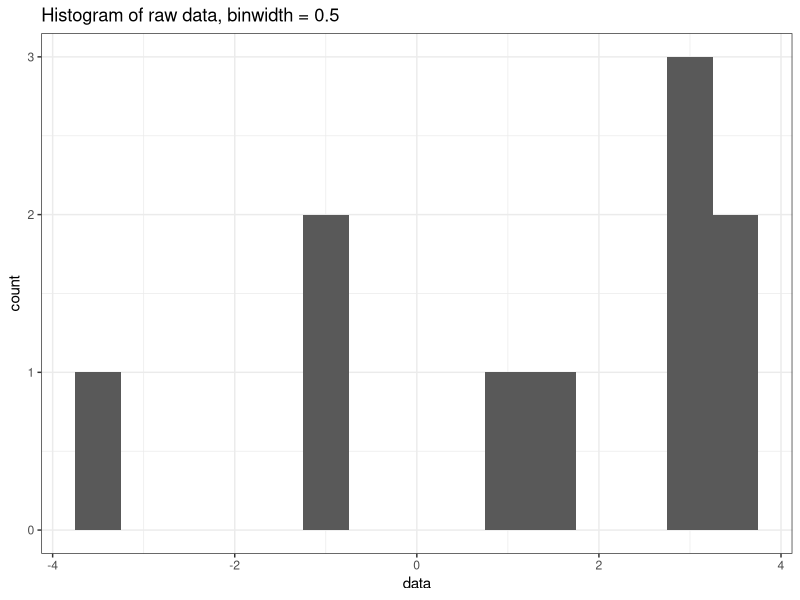
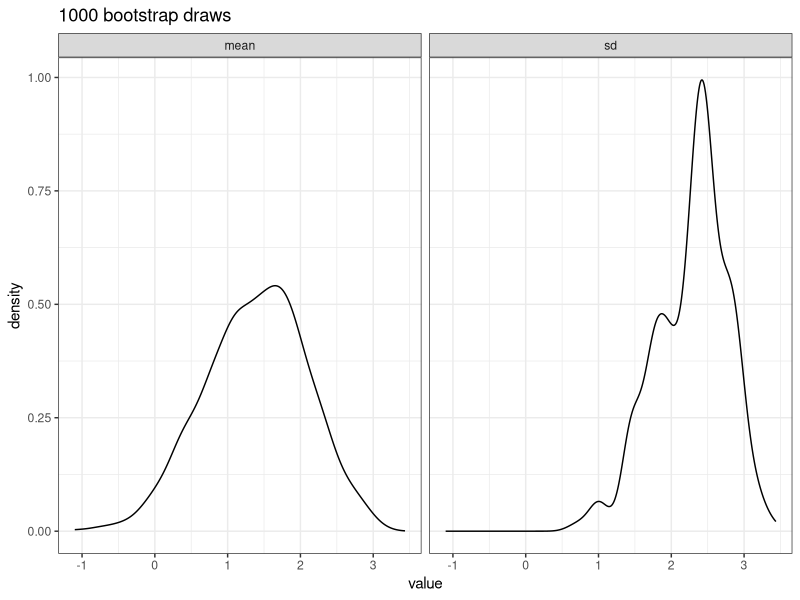
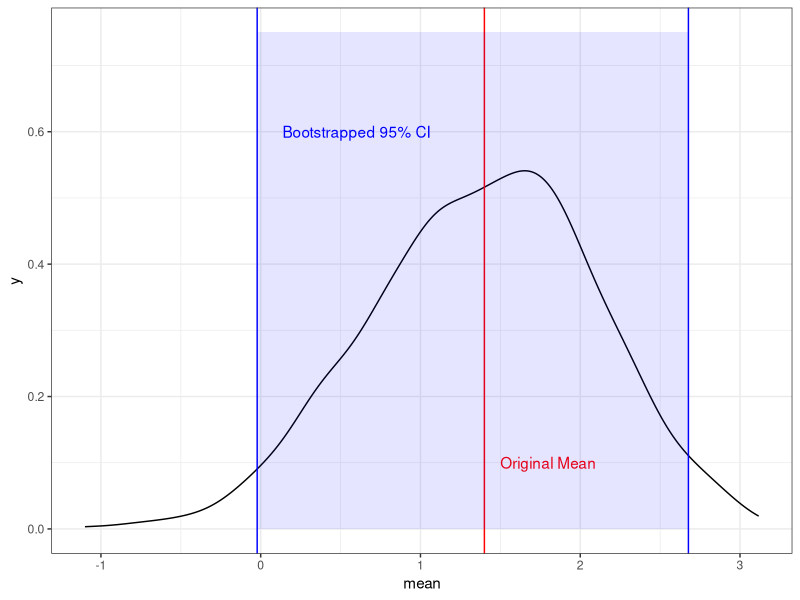
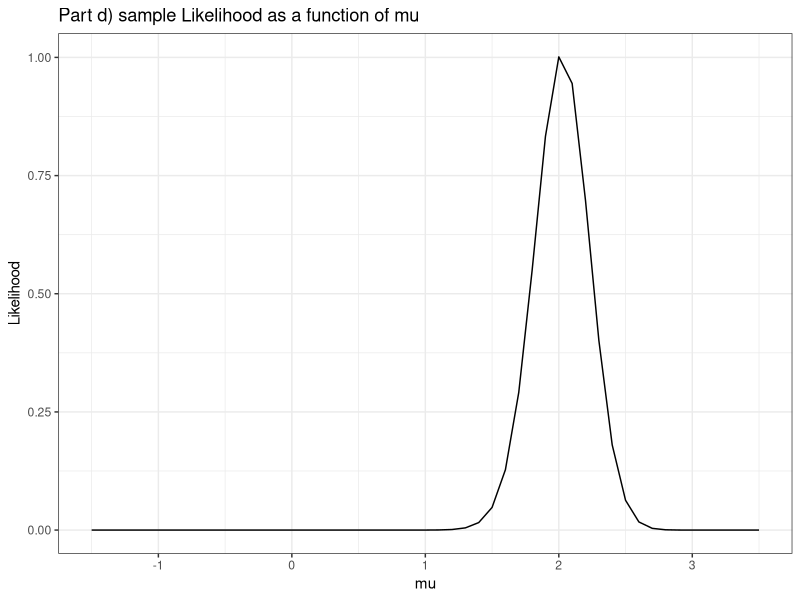
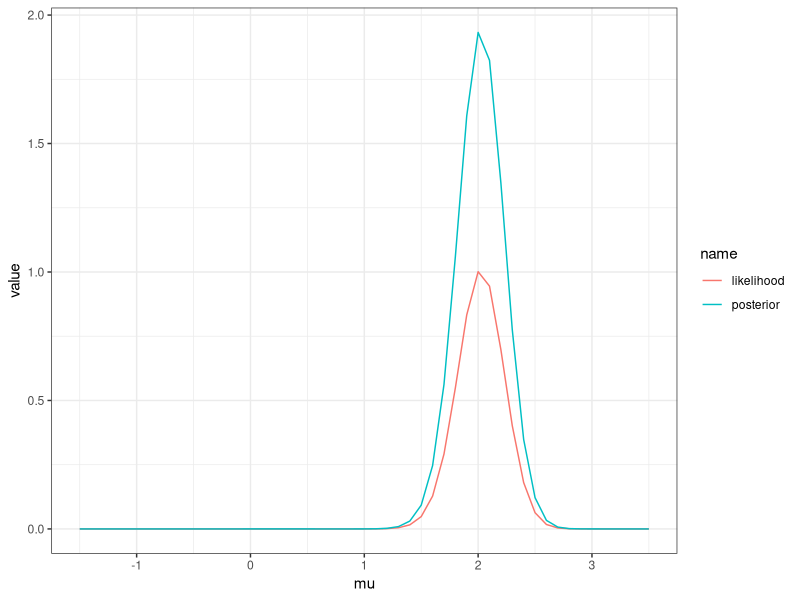
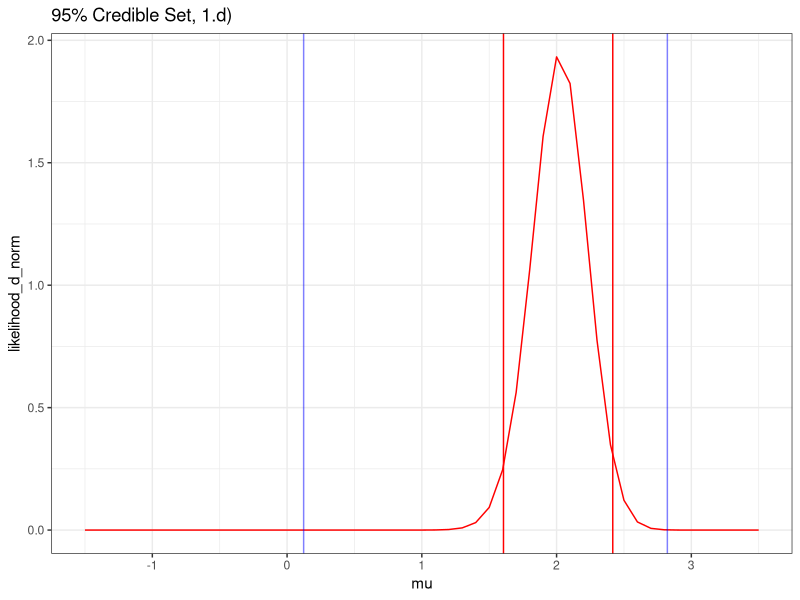
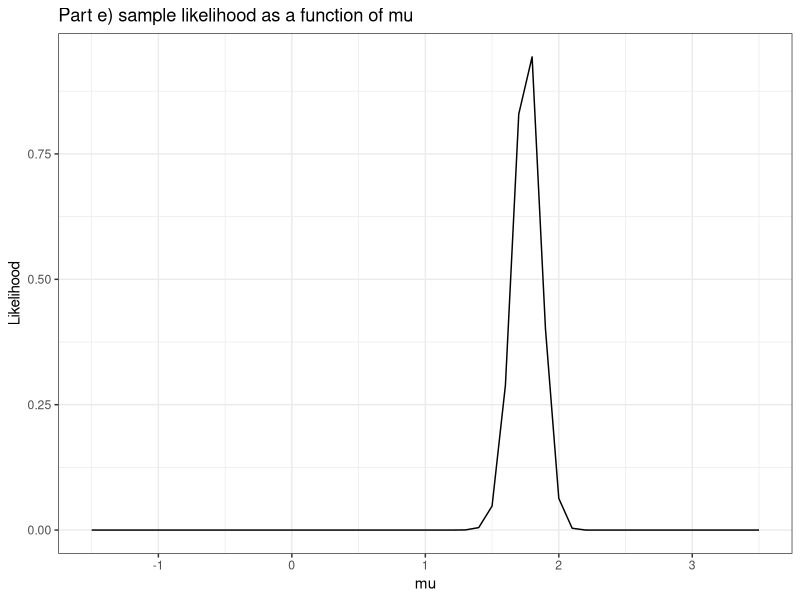

These figures' R source, in order:
## ---- chunk 1
knitr::opts_chunk$set(fig.width=4.5, fig.height=3.5, fig.align = "center") 
rm(list = ls())
library(dplyr, warn.conflicts = FALSE)   # data manipulation, piping
library(ggplot2, warn.conflicts = FALSE) # nice plots
library(purrr, warn.conflicts = FALSE)   # nice loops
library(tidyr, warn.conflicts = FALSE)   # reshaping function
theme_set(theme_bw())                    # ggplot theme
set.seed(123)                            # replicable random numbers
## ---- chunk 2
data <- c(3.66, 1.00, -0.87, 2.90, -0.80, 3.20, 1.69, -3.53, 3.22, 3.53)
N <- length(data)
mean_raw <- mean(data)
ggplot(data.frame(data = data)) + 
  geom_histogram(aes(x = data), binwidth = 0.5) + 
  ggtitle("Histogram of raw data, binwidth = 0.5")
## ---- chunk 3
# Define a function for taking draws from the data, returning a 
# conveniently formated dataframe
take_draw <- function(i, data, N)
  data.frame(value = sample(data, size = N, replace = TRUE), draw = i)

# Take 1000 draws, save them in a dataframe for convenience. 
df <- map_dfr(1:1000, take_draw, data = data, N = N)

# Use this to get estimates of the pdf for the mean and SD
stat_df <- df %>% 
  group_by(draw) %>% 
  summarise(mean = mean(value), sd = sd(value))
## ---- chunk 4
# plot using ggplot's "geom_density" function that can estimate the kernel
stat_df %>% 
  pivot_longer(cols = -draw, names_to = "statistic") %>% 
  ggplot() + 
  geom_density(aes(x = value)) + 
  facet_wrap(~statistic) + 
  ggtitle("1000 bootstrap draws")
## ---- chunk 5
CI <- quantile(stat_df$mean, probs = c(0.025, 0.975))
# Show the 95% confidence interval values... 
print(CI)
## ---- chunk 6
ggplot() + 
  geom_density(data = stat_df, aes(x = mean)) + 
  geom_vline(xintercept = mean(data), color = "red") + 
  geom_text(aes(x = mean(data) + 0.4, y = 0.1, label = "Original Mean"), color = "red") +
  annotate("rect", xmin = CI[1], xmax = CI[2], ymin = 0, ymax = 0.75,
        alpha = .1, fill = "blue") + 
  geom_vline(xintercept = CI[1], color = "blue") + 
  geom_vline(xintercept = CI[2], color = "blue") +
  geom_text(aes(x = mean(data) - 0.8, y = 0.6, 
                label = "Bootstrapped 95% CI"), color = "blue")
## ---- chunk 7
lower_cred <- mean_raw - (CI[2] - mean_raw) 
upper_cred <- mean_raw - (CI[1] - mean_raw) 
cred_set <- c(lower_cred, upper_cred)
cred_set
## ---- chunk 8
l <- function(mu, sigma1, sigma2, X, part){
  if (part == "d"){
    mu_1 <- mu - 1.5
    mu_2 <- mu + 1.5
  } else if (part == "e"){
    mu_1 <- 0
    mu_2 <- 2 * mu
  }
  l <- 1
  for(x_i in X){
    l <- l * 
      0.5 * 
        (1 / (sigma1 * sqrt(2 * pi))) * exp(-0.5 * ((x_i - mu_1) / sigma1)^2) + 
      0.5 * 
        (1 / (sigma2 * sqrt(2 * pi))) * exp(-0.5 * ((x_i - mu_2) / sigma2)^2)
  }
  return(l)
}
# initialise a dataframe for plotting
mu_range <- seq(-1.5, 3.5, 0.1)
plot_df <- data.frame(mu = mu_range)
## ---- chunk 9
plot_df$likelihood_d <- unlist(map(mu_range, l, sigma1 = 3, 
                         sigma2 = 0.2, X = data, part = "d" ))
ggplot(plot_df) + 
  geom_line(aes(x = mu, y = likelihood_d)) + 
  ggtitle("Part d) sample Likelihood as a function of mu") + 
  ylab("Likelihood")

## ---- chunk 10
likelihood_d <- function(mu){
  l(sigma1 = 3, sigma2 = 0.2, X = data, part = "d", mu = mu)
}
const_d <- integrate(likelihood_d, lower = -10, upper = 10)
const_d
## ---- chunk 11
likelihood_d_norm <- function(mu)  likelihood_d(mu) / const_d$value 
integrate(likelihood_d_norm, lower = -10, upper = 10)$value # check that this is 1
plot_df <- plot_df %>% 
  mutate(likelihood_d_norm = likelihood_d_norm(mu))

plot_df %>% 
  rename(likelihood = likelihood_d, posterior = likelihood_d_norm) %>% 
  pivot_longer(cols = -mu) %>% 
  ggplot() + 
  geom_line(aes(x = mu, y = value, color = name)) 

## ---- chunk 12
get_credible_set <- function(pdf){
  # Get the lower CI
  p <- 0
  lower_ci <- 0
  while(p < 0.025){
    p <- integrate(pdf, lower = -10, upper = lower_ci)
    p <- p$value
    lower_ci <- lower_ci + 0.001
  }
  
  # Get the upper CI
  p <- 0
  upper_ci <- 5
  while(p < 0.025){
    p <- integrate(pdf, lower = upper_ci, upper = 10)
    p <- p$value
    upper_ci <- upper_ci - 0.001
  }

  print(paste0("Credible set is (", lower_ci, ", ", upper_ci, ")"))
  return(c(lower_ci = lower_ci, upper_ci = upper_ci))
}
## ---- chunk 13
credible_set_d <- get_credible_set(likelihood_d_norm)
## ---- chunk 14
ggplot(plot_df) + 
  geom_line(aes(x = mu, y = likelihood_d_norm), color = "red")  + 
  geom_vline(xintercept = credible_set_d, color = "red") + 
  ggtitle("95% Credible Set, 1.d)") + 
  geom_vline(xintercept = cred_set, color = "blue", alpha = 0.5)
## ---- chunk 15
plot_df$likelihood_e <- unlist(map(mu_range, l, sigma1 = 3, 
                         sigma2 = 0.2, X = data, part = "e"))
ggplot(plot_df) + 
  geom_line(aes(x = mu, y = likelihood_e)) + 
  ggtitle("Part e) sample likelihood as a function of mu") + 
  ylab("Likelihood")

## ---- chunk 16
likielihood_e <- function(mu){
  l(sigma1 = 3, sigma2 = 0.2, X = data, part = "e", mu = mu)
}
const_e <- integrate(likielihood_e, lower = -10, upper = 10)
likielihood_e_norm <- function(mu)  likielihood_e(mu) / const_e$value 
plot_df <- plot_df %>% 
  mutate(likielihood_e_norm = likielihood_e_norm(mu))

## ---- chunk 17
credible_set_e <- get_credible_set(likielihood_e_norm)
## ---- chunk 18
post_prob_greater_than_.5 <- function(N,n){
  draws <- rbeta(10000, n + 1, N-n + 1)
  sum(draws>0.5) / length(draws)
}
N <- 5
## ---- chunk 19
post_prob_greater_than_.5(N, 4)
## ---- chunk 20
post_prob_greater_than_.5(N, 5)
